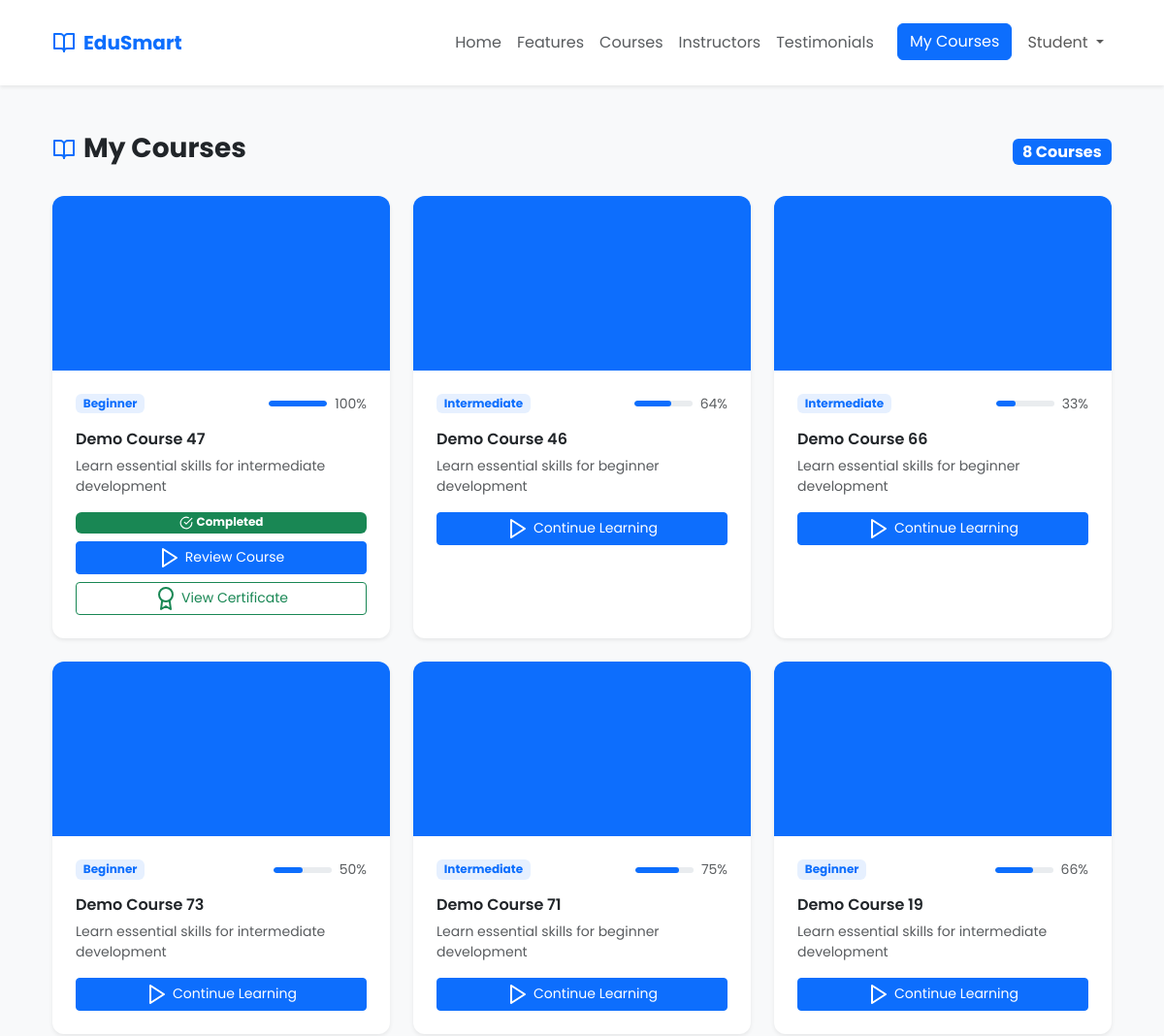
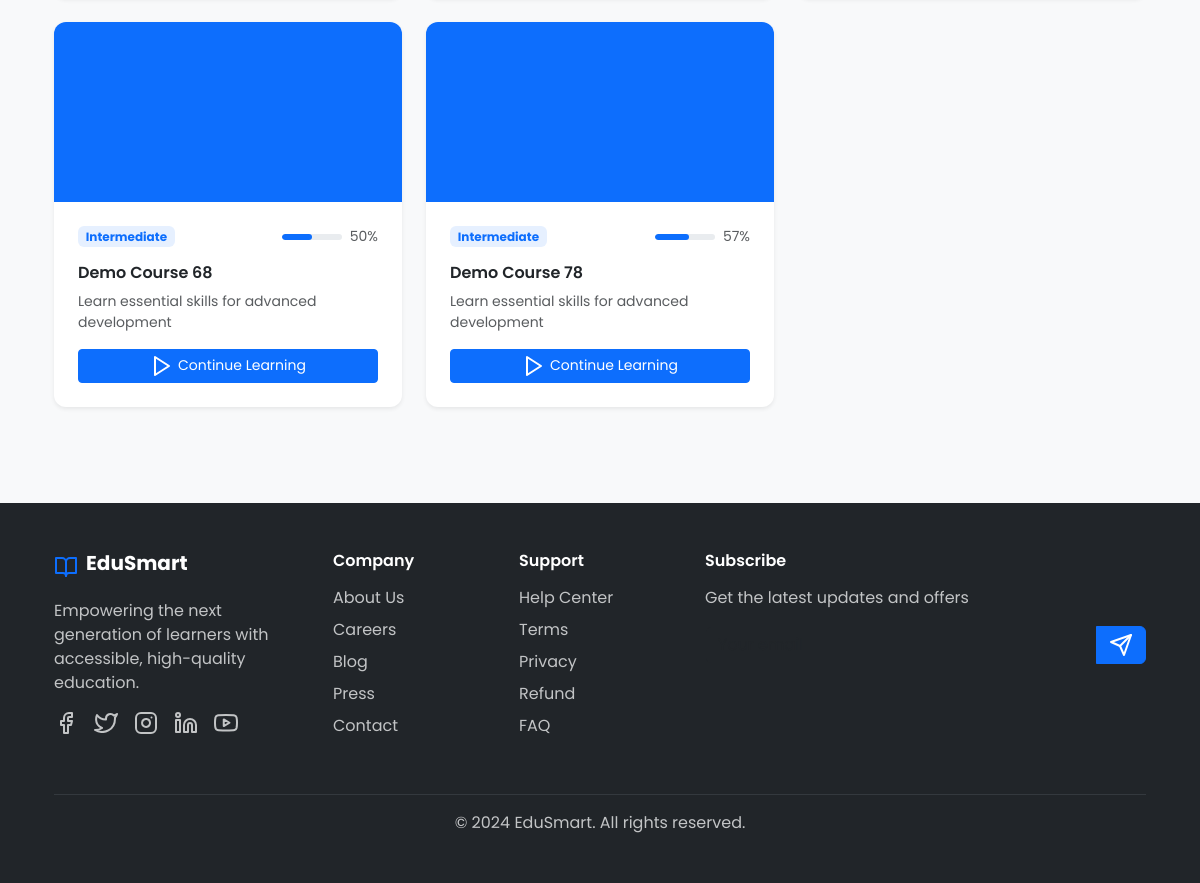
The page /my-courses/ (signed in) on the database its author committed (2 pictures, top to bottom).
### accounts/models.py (models this page shows, shortened)
class User(AbstractUser):
    USER_TYPE_CHOICES = [
        ('student', 'Student'),
        ('instructor', 'Instructor'),
        ('admin', 'Admin'),
    ]
    user_type = models.CharField(max_length=20, choices=USER_TYPE_CHOICES, default='student')
    profile_picture = models.ImageField(upload_to='profile_pics/', blank=True, null=True)
    bio = models.TextField(blank=True, null=True, max_length=500)
    phone = models.CharField(max_length=15, blank=True, null=True)
    date_joined = models.DateTimeField(auto_now_add=True)
    is_verified = models.BooleanField(default=False)
    class Meta:
        ordering = ['-date_joined']

### courses/models.py (models this page shows, shortened)
class Enrollment(models.Model):
    student = models.ForeignKey(User, on_delete=models.CASCADE, limit_choices_to={'user_type': 'student'}, related_name='enrollments')
    course = models.ForeignKey(Course, on_delete=models.CASCADE, related_name='enrollments')
    enrolled_at = models.DateTimeField(auto_now_add=True)
    completed_at = models.DateTimeField(null=True, blank=True)
    progress = models.IntegerField(default=0, help_text="Percentage completed")
    is_completed = models.BooleanField(default=False)
    class Meta:
        unique_together = ['student', 'course']
        ordering = ['-enrolled_at']

class Course(models.Model):
    title = models.CharField(max_length=200)
    slug = models.SlugField(unique=True, blank=True)
    description = models.TextField()
    short_description = models.CharField(max_length=300, blank=True)
    category = models.ForeignKey(Category, on_delete=models.CASCADE)
    instructor = models.ForeignKey(User, on_delete=models.CASCADE, limit_choices_to={'user_type': 'instructor'})
    thumbnail = models.ImageField(upload_to='course_thumbnails/', blank=True, null=True)
    created_at = models.DateTimeField(auto_now_add=True)
    updated_at = models.DateTimeField(auto_now=True)
    is_published = models.BooleanField(default=False)
    price = models.DecimalField(max_digits=10, decimal_places=2, default=0.00)
    duration = models.CharField(max_length=50, blank=True, help_text="e.g., 12 weeks, 2 months")
    level = models.CharField(max_length=20, choices=[('beginner', 'Beginner'), ('intermediate', 'Intermediate'), ('advanced', 'Advanced')], default='beginner')
    class Meta:
        ordering = ['-created_at']

### courses/views.py (the view)
# urls.py: path('my-courses/', views.my_courses, name='my_courses'),
@login_required
def my_courses(request):
    if request.user.user_type != 'student':
        messages.error(request, 'Only students can view their courses.')
        return redirect('home')
    enrollments = Enrollment.objects.filter(student=request.user).select_related('course')
    context = {'enrollments': enrollments}
    return render(request, 'courses/my_courses.html', context)

### templates/courses/my_courses.html (shortened to what this page needs)
{% extends 'base.html' %}
{% load static %}
{% block content %}
<div class="container px-4 py-5">
    <div class="d-flex justify-content-between align-items-center mb-4">
        <h1 class="h3 fw-bold">
            <i data-feather="book-open" class="me-2 text-primary"></i>My Courses
        </h1>
        <span class="badge bg-primary fs-6">{{ enrollments.count }} Course{{ enrollments.count|pluralize }}</span>
    </div>
    {% if enrollments %}
    <div class="row g-4">
        {% for enrollment in enrollments %}
        <div class="col-lg-4 col-md-6">
            <div class="card h-100 border-0 shadow-sm course-card">
                {% with course=enrollment.course %}
                {% if course.thumbnail %}
                    <img src="{{ course.thumbnail.url }}" class="card-img-top" alt="{{ course.title }}" style="height: 180px; object-fit: cover;">
                {% else %}
                    <div class="bg-primary text-white d-flex align-items-center justify-content-center" style="height: 180px;">
                    </div>
                {% endif %}
                <div class="card-body p-4">
                    <div class="d-flex justify-content-between align-items-start mb-3">
                        <span class="badge bg-primary bg-opacity-10 text-primary">{{ course.level|title }}</span>
                        <div class="d-flex align-items-center">
                            <div class="progress" style="width: 60px; height: 6px;">
                                <div class="progress-bar" role="progressbar" style="width: {{ enrollment.progress }}%" aria-valuenow="{{ enrollment.progress }}" aria-valuemin="0" aria-valuemax="100"></div>
                            </div>
                            <small class="ms-2 text-muted">{{ enrollment.progress }}%</small>
                        </div>
                    </div>
                    <h6 class="card-title fw-semibold mb-2">{{ course.title|truncatewords:5 }}</h6>
                    <p class="card-text text-muted small mb-3">{{ course.short_description|truncatewords:10 }}</p>
                    {% if enrollment.is_completed %}
                        <span class="badge bg-success mb-2 d-block">
                            <i data-feather="check-circle" class="me-1" style="width: 14px; height: 14px;"></i>Completed
                        </span>
                    {% endif %}
                    <div class="d-grid gap-2">
                        <a href="{% url 'course_lessons' course.id %}" class="btn btn-primary btn-sm">
                            {% if enrollment.is_completed %}
                                <i data-feather="play" class="me-1"></i>Review Course
                            {% else %}
                                <i data-feather="play" class="me-1"></i>Continue Learning
                            {% endif %}
                        </a>
                        {% if enrollment.is_completed %}
                        <a href="#" class="btn btn-outline-success btn-sm">
                            <i data-feather="award" class="me-1"></i>View Certificate
                        </a>
                        {% endif %}
                    </div>
                </div>
                {% endwith %}
            </div>
        </div>
        {% endfor %}
    </div>
    {% endif %}
</div>
{% endblock %}

### templates/base.html (shortened to what this page needs)
{% load static %}
<!DOCTYPE html>
<html lang="en">
<head>
    <link href="https://cdn.jsdelivr.net/npm/bootstrap@5.3.0/dist/css/bootstrap.min.css" rel="stylesheet">
    <link href="https://cdn.jsdelivr.net/npm/feather-icons/dist/feather.min.js" rel="stylesheet">
    {% load static %}
    <link rel="stylesheet" href="{% static 'css/style.css' %}">
    {% load crispy_forms_tags %}
</head>
<body class="font-poppins bg-light">
    <nav class="navbar navbar-expand-lg navbar-light bg-white shadow-sm sticky-top">
        <div class="container px-4 py-3">
            <a class="navbar-brand d-flex align-items-center fw-bold" href="{% url 'home' %}">
                <i data-feather="book-open" class="text-primary me-2"></i>
                <span class="text-primary">EduSmart</span>
            </a>
            <div class="collapse navbar-collapse" id="navbarNav">
                <ul class="navbar-nav ms-auto">
                    <li class="nav-item">
                        <a class="nav-link text-muted" href="#home">Home</a>
                    </li>
                    <li class="nav-item">
                        <a class="nav-link text-muted" href="#features">Features</a>
                    </li>
                    <li class="nav-item">
                        <a class="nav-link text-muted" href="#courses">Courses</a>
                    </li>
                    <li class="nav-item">
                        <a class="nav-link text-muted" href="#instructors">Instructors</a>
                    </li>
                    <li class="nav-item">
                        <a class="nav-link text-muted" href="#testimonials">Testimonials</a>
                    </li>
                    {% if user.is_authenticated %}
                        <li class="nav-item ms-3">
                            <a class="btn btn-primary" href="{% url 'my_courses' %}">My Courses</a>
                        </li>
                        <li class="nav-item dropdown ms-2">
                            <a class="nav-link dropdown-toggle" href="#" role="button" data-bs-toggle="dropdown">
                                {{ user.first_name }}
                            </a>
                        </li>
                    {% endif %}
                </ul>
            </div>
        </div>
    </nav>
    {% block content %}{% endblock %}
    <footer class="bg-dark text-white py-5 mt-5">
        <div class="container px-4">
            <div class="row">
                <div class="col-lg-3 col-md-6 mb-4">
                    <div class="d-flex align-items-center mb-3">
                        <i data-feather="book-open" class="text-primary me-2"></i>
                        <span class="h5 fw-bold">EduSmart</span>
                    </div>
                    <p class="text-light opacity-75 mb-3">
                        Empowering the next generation of learners with accessible, high-quality education.
                    </p>
                    <div class="d-flex gap-3">
                        <a href="#" class="text-light opacity-75 hover:text-white transition"><i data-feather="facebook"></i></a>
                        <a href="#" class="text-light opacity-75 hover:text-white transition"><i data-feather="twitter"></i></a>
                        <a href="#" class="text-light opacity-75 hover:text-white transition"><i data-feather="instagram"></i></a>
                        <a href="#" class="text-light opacity-75 hover:text-white transition"><i data-feather="linkedin"></i></a>
                        <a href="#" class="text-light opacity-75 hover:text-white transition"><i data-feather="youtube"></i></a>
                    </div>
                </div>
                <div class="col-lg-2 col-md-6 mb-4">
                    <h6 class="fw-semibold mb-3">Company</h6>
                    <ul class="list-unstyled">
                        <li><a href="#" class="text-light opacity-75 text-decoration-none mb-2 d-block hover:text-white transition">About Us</a></li>
                        <li><a href="#" class="text-light opacity-75 text-decoration-none mb-2 d-block hover:text-white transition">Careers</a></li>
                        <li><a href="#" class="text-light opacity-75 text-decoration-none mb-2 d-block hover:text-white transition">Blog</a></li>
                        <li><a href="#" class="text-light opacity-75 text-decoration-none mb-2 d-block hover:text-white transition">Press</a></li>
                        <li><a href="#" class="text-light opacity-75 text-decoration-none mb-2 d-block hover:text-white transition">Contact</a></li>
                    </ul>
                </div>
                <div class="col-lg-2 col-md-6 mb-4">
                    <h6 class="fw-semibold mb-3">Support</h6>
                    <ul class="list-unstyled">
                        <li><a href="#" class="text-light opacity-75 text-decoration-none mb-2 d-block hover:text-white transition">Help Center</a></li>
                        <li><a href="#" class="text-light opacity-75 text-decoration-none mb-2 d-block hover:text-white transition">Terms</a></li>
                        <li><a href="#" class="text-light opacity-75 text-decoration-none mb-2 d-block hover:text-white transition">Privacy</a></li>
                        <li><a href="#" class="text-light opacity-75 text-decoration-none mb-2 d-block hover:text-white transition">Refund</a></li>
                        <li><a href="#" class="text-light opacity-75 text-decoration-none mb-2 d-block hover:text-white transition">FAQ</a></li>
                    </ul>
                </div>
                <div class="col-lg-5 col-md-6 mb-4">
                    <h6 class="fw-semibold mb-3">Subscribe</h6>
                    <p class="text-light opacity-75 mb-3">Get the latest updates and offers</p>
                    <div class="input-group">
                        <input type="email" class="form-control bg-dark text-white border-dark" placeholder="Your email">
                        <button class="btn btn-primary">
                            <i data-feather="send"></i>
                        </button>
                    </div>
                </div>
            </div>
            <hr class="border-secondary">
            <div class="text-center">
                <p class="text-light opacity-75 mb-0">&copy; 2024 EduSmart. All rights reserved.</p>
            </div>
        </div>
    </footer>
</body>
</html>

### static/css/style.css (style rules this page uses)
:root { --primary-50: #f0f9ff; --primary-100: #e0f2fe; --primary-200: #bae6fd; --primary-300: #7dd3fc; --primary-400: #38bdf8; --primary-500: #0ea5e9; --primary-600: #0284c7; --primary-700: #0369a1; --primary-800: #075985; --primary-900: #0c4a6e; }
.font-poppins { font-family: 'Poppins', sans-serif !important; }
.course-card { transition: all 0.3s ease; border-radius: 12px; overflow: hidden; }
.navbar { transition: all 0.3s ease; }
html { scroll-behavior: smooth; }
.btn-primary { transition: all 0.3s ease; }
.card { transition: all 0.3s ease; border-radius: 12px; }
.progress { border-radius: 10px; overflow: hidden; }
.progress-bar { transition: width 0.6s ease; border-radius: 10px; }
.course-card { transition: all 0.3s ease; }

### rows shown on the page
User: first_name "Student"
Enrollment: course.level "Beginner", progress "100", course "Demo Course 47", course.short_description "Learn essential skills for intermediate development", is_completed True (drawn)
Enrollment: course.level "Intermediate", progress "64", course "Demo Course 46", course.short_description "Learn essential skills for beginner development", is_completed False (drawn)
Enrollment: course.level "Intermediate", progress "33", course "Demo Course 66", course.short_description "Learn essential skills for beginner development", is_completed False (drawn)
Enrollment: course.level "Beginner", progress "50", course "Demo Course 73", course.short_description "Learn essential skills for intermediate development", is_completed False (drawn)
Enrollment: course.level "Intermediate", progress "75", course "Demo Course 71", course.short_description "Learn essential skills for beginner development", is_completed False (drawn)
Enrollment: course.level "Beginner", progress "66", course "Demo Course 19", course.short_description "Learn essential skills for intermediate development", is_completed False (drawn)
Enrollment: course.level "Intermediate", progress "50", course "Demo Course 68", course.short_description "Learn essential skills for advanced development", is_completed False (drawn)
Enrollment: course.level "Intermediate", progress "57", course "Demo Course 78", course.short_description "Learn essential skills for advanced development", is_completed False (drawn)

### other values the page prints
{{ enrollments.count }} "8"
